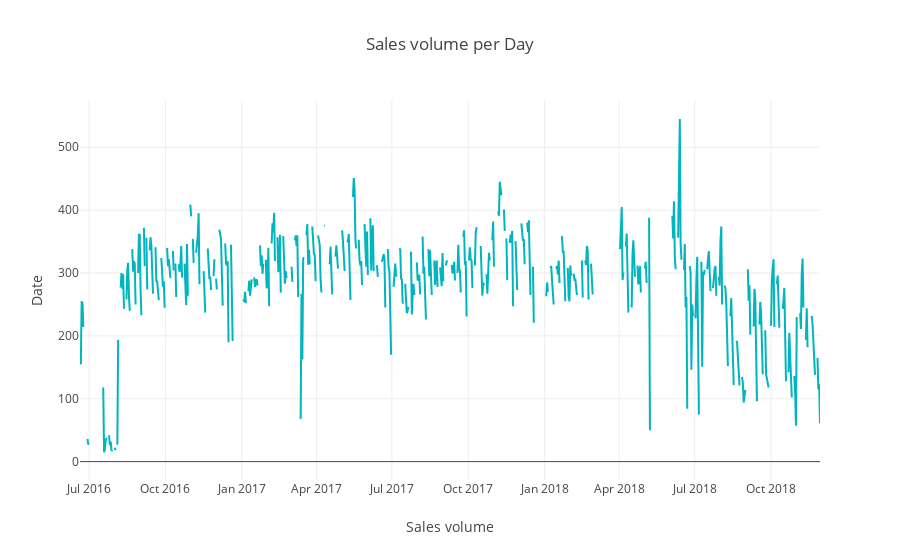

The cell this chart's notebook holds for it:
### Markdown cell above
First, we are going to study how the sales timeseries looks like. Lets plot a chart to see the data

### Code cell
# Plot sales volume timeseries
data = [go.Scatter(x=df.date, y=df.total_invoices, marker=dict(color='#00b5bd'))]
layout=go.Layout(title="Sales volume per Day", xaxis={'title':'Sales volume'}, yaxis={'title':'Date'})
fig=go.Figure(data=data,layout=layout)
print_plot(fig, 'imgs/sales_vol_per_day.png')

### Figure 1 — Plotly figure (JSON) as saved in the notebook; plotly's stock layout.template omitted (floating-point values rounded to 4 significant figures; data arrays with more than 128 entries replaced by an {"elided": "..."} marker saying what was removed)
{"data": [{"marker": {"color": "#00b5bd"}, "type": "scatter", "uid": "d390c203-da2f-4cca-b455-be807aa6bd98", "x": {"elided": "893 str values"}, "y": {"elided": "893 int values"}}], "layout": {"title": "Sales volume per Day", "xaxis": {"title": "Sales volume"}, "yaxis": {"title": "Date"}}}
